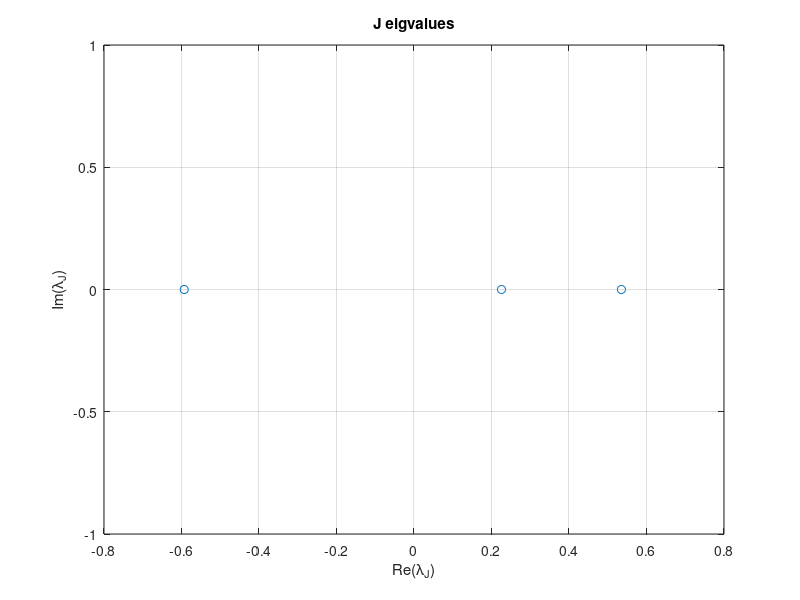
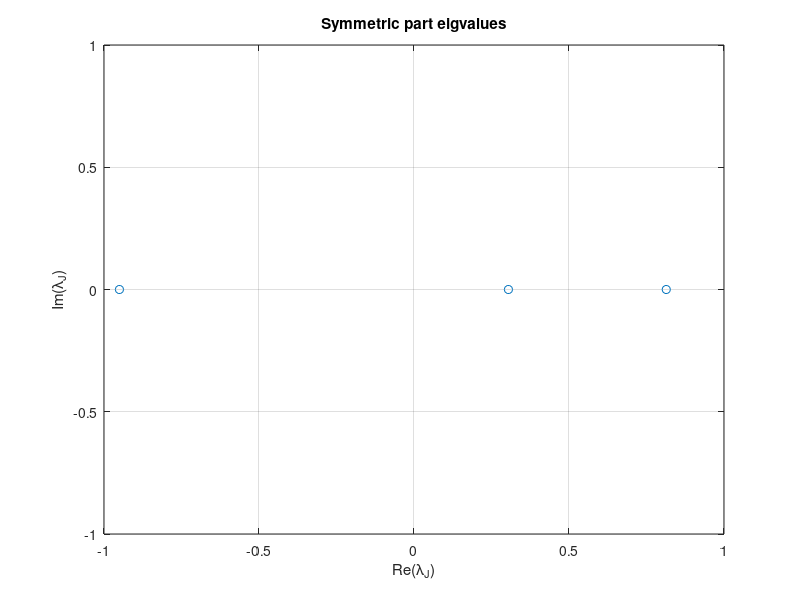
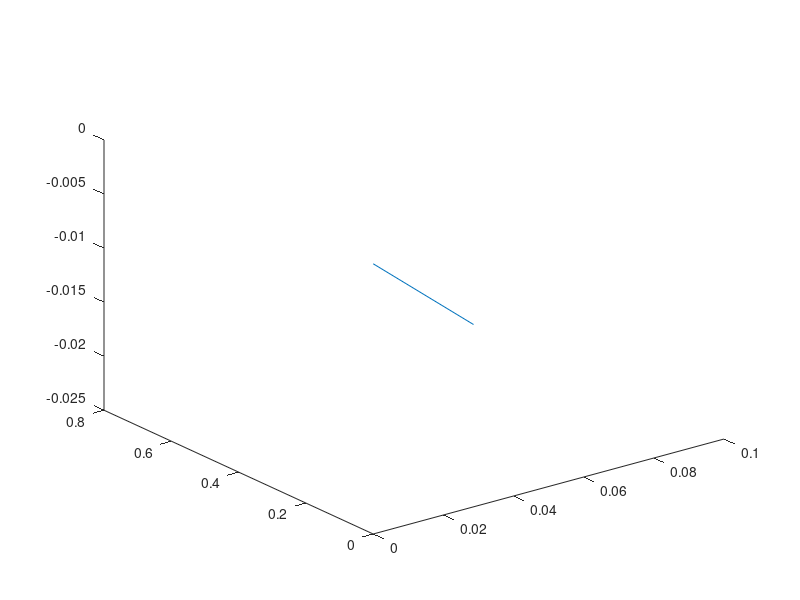
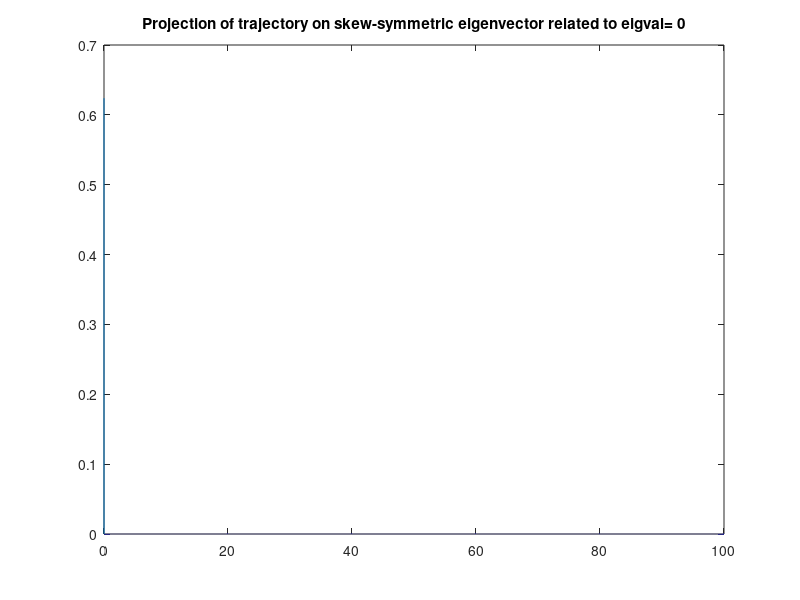

Reproduce these figures in MATLAB, in order.
% split in function the following blocks
clear all;

%% Onset Conditions
% dimension:
N=3;
% Radius of the N-sphere
R = sqrt(N);

% correlation paramter:
eta=0.0;
% amplitude
JAmp=1;
% Sparsity of J
Mdensity=0;
% Number of time steps:
N_tot=100000;
% Delta t:
Dt=0.001;
% Temperature: Increase it!!!
T=0.000;
% Initialise
J=zeros(N,N);
x=zeros(N,N_tot);

% ICs
var_ICs_X=0.01;
x(:,1)=var_ICs_X*randn(N,1);
M=sum(x(:,1).^2);
% Fix the constraint sum x^2=N for all t
x(:,1)=x(:,1)*sqrt(N)/sqrt(M);

%% Generate Random Matrix (max eigval unique and positive):


if eta==0
    button = 0;
    while button < 1  
        J=(JAmp/sqrt(N))*randn(N); 
%         J=J-diag(diag(J)) % Non-selfinteracting
        igval=eig(J);
        eigvalmaxPos = find(igval == max(real(eig(J))));
        if imag(igval(eigvalmaxPos)) == 0
            if igval(eigvalmaxPos) < 2 & igval(eigvalmaxPos) > 0.5
                button = button + 1;
            end
        end
        
    end
    
 % In case you want sparse:  
 % J=JAmp/sqrt(n)*sprandn(n,n,Mdensity);

else
    a=sqrt(1-eta^2);
    a=sqrt((1-a)/2);
    b=eta/(2*a);    
    J=JAmp/sqrt(N)*randn(N);    
 % In case you want sparse:  
 % J=JAmp/sqrt(n)*sprandn(n,n,Mdensity);
    J=a*J+b*J';
    J=J-diag(diag(J)); % Non-selfinteracting
end;
figure;
plot(real(eig(J)),imag(eig(J)),'o');hold on;grid on;
xlabel('Re(\lambda_J)');
ylabel('Im(\lambda_J)');
title('J eigvalues');
hold off;



Jgen = J;
J^(-1)*J
[V,D] = eig(Jgen)
symJ = (Jgen+Jgen')/2;
skewJ = (Jgen-Jgen')/2;
symJ+skewJ - Jgen;
[Vsym,Dsym] = eig(symJ)
[Vskew,Dskew] = eig(skewJ)
skewJProjectedSym = Vsym'*skewJ*Vsym;
[A,B] = eig(skewJProjectedSym)



figure;
plot(real(eig(symJ)),imag(eig(symJ)),'o');hold on;grid on;
xlabel('Re(\lambda_J)');
ylabel('Im(\lambda_J)');
title('Symmetric part eigvalues');
hold off;

figure;
plot(real(eig(skewJ)),imag(eig(skewJ)),'o');hold on;grid on;
xlabel('Re(\lambda_J)');
ylabel('Im(\lambda_J)');
title('Skew-Symmetric part eigvalues');
hold off;



%% Plot the expected axis of rotation for skew symmetric matrix 
expRotAxis = Vskew(:,3)

plot3([0 expRotAxis(1)],[0 expRotAxis(2)],[0 expRotAxis(3)]);

%Check if trjectory is orothogonal to this vector-axis
for i=1:N_tot
PrD(i)=expRotAxis'*x(:,i);
end;
figure;
plot((0:N_tot-1)*Dt,PrD);hold on
title('Projection of trajectory on skew-symmetric eigenvector related to eigval= 0'); hold off
